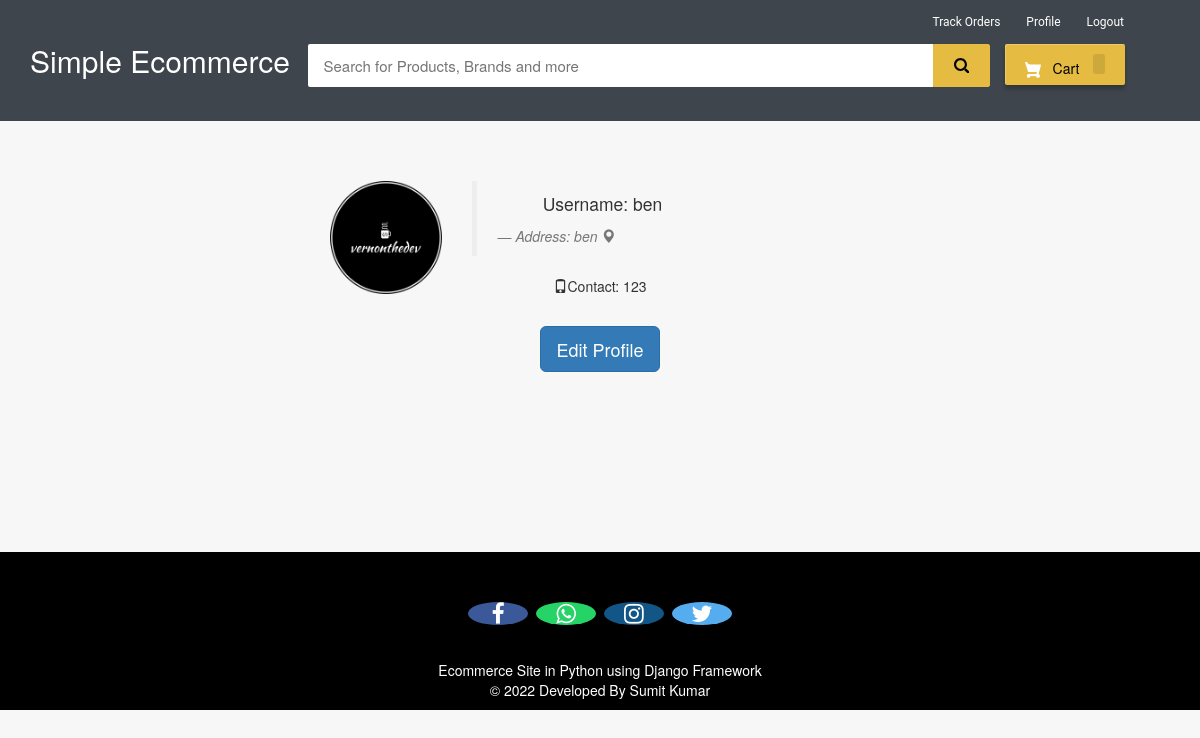
/my-profile (signed in), run on the app's committed database.
### ecom/models.py (models this page shows, shortened)
class Customer(models.Model):
    user=models.OneToOneField(User,on_delete=models.CASCADE)
    profile_pic= models.ImageField(upload_to='profile_pic/CustomerProfilePic/',null=True,blank=True)
    address = models.CharField(max_length=40)
    mobile = models.CharField(max_length=20,null=False)

### ecom/views.py (the view)
# urls.py: path('my-profile', views.my_profile_view,name='my-profile'),
@login_required(login_url='customerlogin')
@user_passes_test(is_customer)
def my_profile_view(request):
    customer=models.Customer.objects.get(user_id=request.user.id)
    return render(request,'ecom/my_profile.html',{'customer':customer})

### ecom/views.py (called while the page is built)
def is_customer(user):
    return user.groups.filter(name='CUSTOMER').exists()

### templates/ecom/my_profile.html (shortened to what this page needs)
{% extends 'ecom/customer_base.html' %}
{% load static %}
{% block content %}
<br><br><br>
<div style="padding-left:300px;" class="container">
        <div class="col-sm-2 col-md-2">
            <img src="{% static customer.profile_pic.url %}"   alt="profile pic" class="img-rounded img-responsive" />
        </div>
        <div class="col-sm-4 col-md-4">
            <blockquote>
                <p>Username: {{request.user}}</p> <small><cite title="Source Title">Address: {{customer.address}}  <i class="glyphicon glyphicon-map-marker"></i></cite></small>
            </blockquote>
            <p><i class="glyphicon glyphicon-phone"></i>Contact: {{customer.mobile}}
            </p>
        </div>
</div>
<br>
<div style="text-align: center;">
  <a href="/edit-profile"><button class="btn btn-primary btn-lg" ><span>Edit Profile </span></button></a>
</div>
<br><br><br><br><br><br>
{% endblock content %}

### templates/ecom/customer_base.html (style rules this page uses)
body { background-color: #f7f7f7; }
p { text-align: center; }

### templates/ecom/my_profile.html (style rules this page uses)
body { background-color:#f7f7f7; }

### data on the page
Customer: profile_pic (picture), address "ben", mobile "123"

### other printed values
{{ request.user }} "ben"
